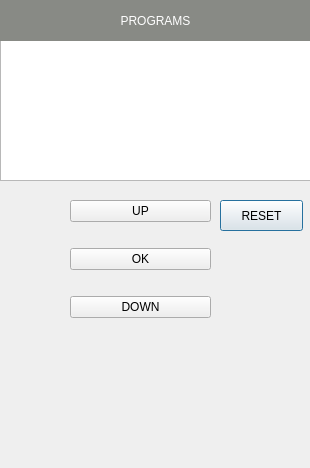
<?xml version="1.0" encoding="UTF-8"?>
<ui version="4.0">
 <class>ProgramsWindow</class>
 <widget class="QDialog" name="ProgramsWindow">
  <property name="geometry">
   <rect>
    <x>0</x>
    <y>0</y>
    <width>310</width>
    <height>468</height>
   </rect>
  </property>
  <property name="windowTitle">
   <string>Dialog</string>
  </property>
  <widget class="QListWidget" name="listWidget">
   <property name="geometry">
    <rect>
     <x>0</x>
     <y>40</y>
     <width>311</width>
     <height>141</height>
    </rect>
   </property>
   <property name="styleSheet">
    <string notr="true">font: 18pt &quot;DejaVu Sans&quot;;</string>
   </property>
  </widget>
  <widget class="QPushButton" name="back">
   <property name="geometry">
    <rect>
     <x>220</x>
     <y>200</y>
     <width>83</width>
     <height>31</height>
    </rect>
   </property>
   <property name="text">
    <string>RESET</string>
   </property>
  </widget>
  <widget class="QWidget" name="layoutWidget">
   <property name="geometry">
    <rect>
     <x>70</x>
     <y>180</y>
     <width>141</width>
     <height>161</height>
    </rect>
   </property>
   <layout class="QVBoxLayout" name="verticalLayout">
    <item>
     <widget class="QPushButton" name="programUp">
      <property name="text">
       <string>UP</string>
      </property>
     </widget>
    </item>
    <item>
     <widget class="QPushButton" name="programOk">
      <property name="text">
       <string>OK</string>
      </property>
     </widget>
    </item>
    <item>
     <widget class="QPushButton" name="programDown">
      <property name="text">
       <string>DOWN</string>
      </property>
     </widget>
    </item>
   </layout>
  </widget>
  <widget class="QLabel" name="label">
   <property name="geometry">
    <rect>
     <x>0</x>
     <y>0</y>
     <width>311</width>
     <height>41</height>
    </rect>
   </property>
   <property name="styleSheet">
    <string notr="true">font: 75 italic 17pt &quot;DejaVu Sans&quot;;
background-color: rgb(136, 138, 133);
color: rgb(255, 255, 255);</string>
   </property>
   <property name="text">
    <string>PROGRAMS</string>
   </property>
   <property name="alignment">
    <set>Qt::AlignCenter</set>
   </property>
  </widget>
 </widget>
 <resources/>
 <connections>
  <connection>
   <sender>back</sender>
   <signal>clicked()</signal>
   <receiver>ProgramsWindow</receiver>
   <slot>close()</slot>
   <hints>
    <hint type="sourcelabel">
     <x>245</x>
     <y>207</y>
    </hint>
    <hint type="destinationlabel">
     <x>249</x>
     <y>284</y>
    </hint>
   </hints>
  </connection>
 </connections>
</ui>
